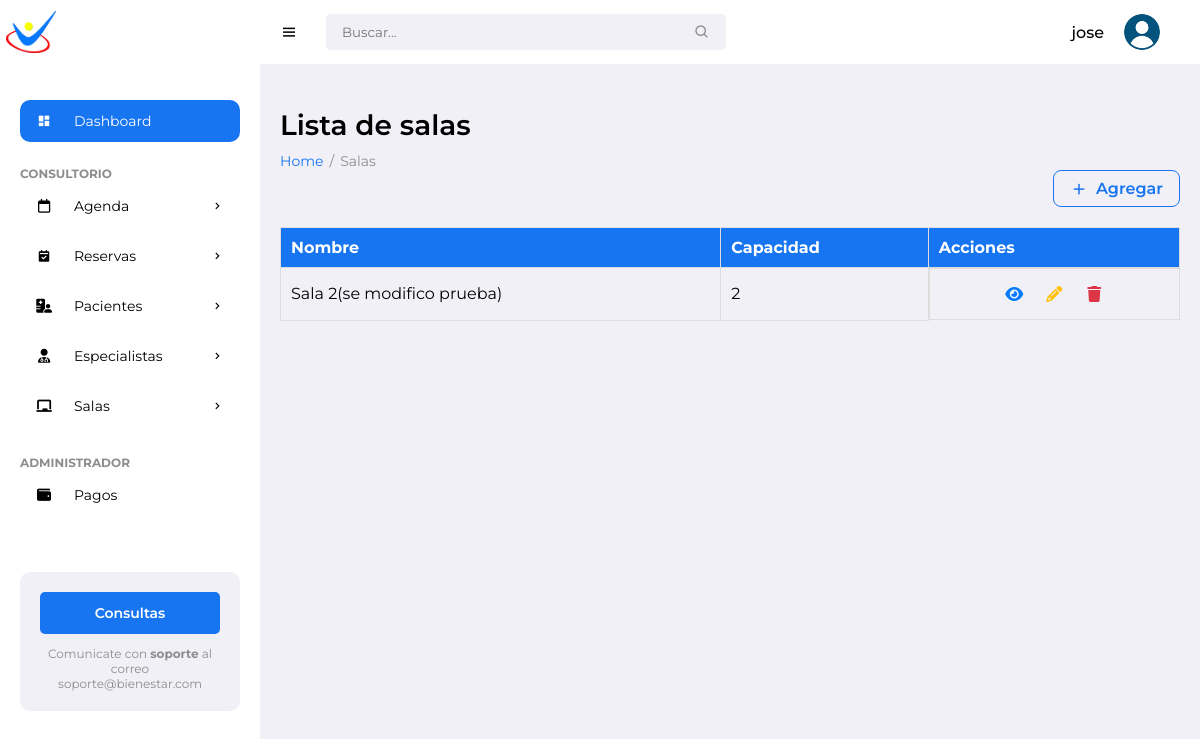
The app's page /rooms/ (signed in), older data.
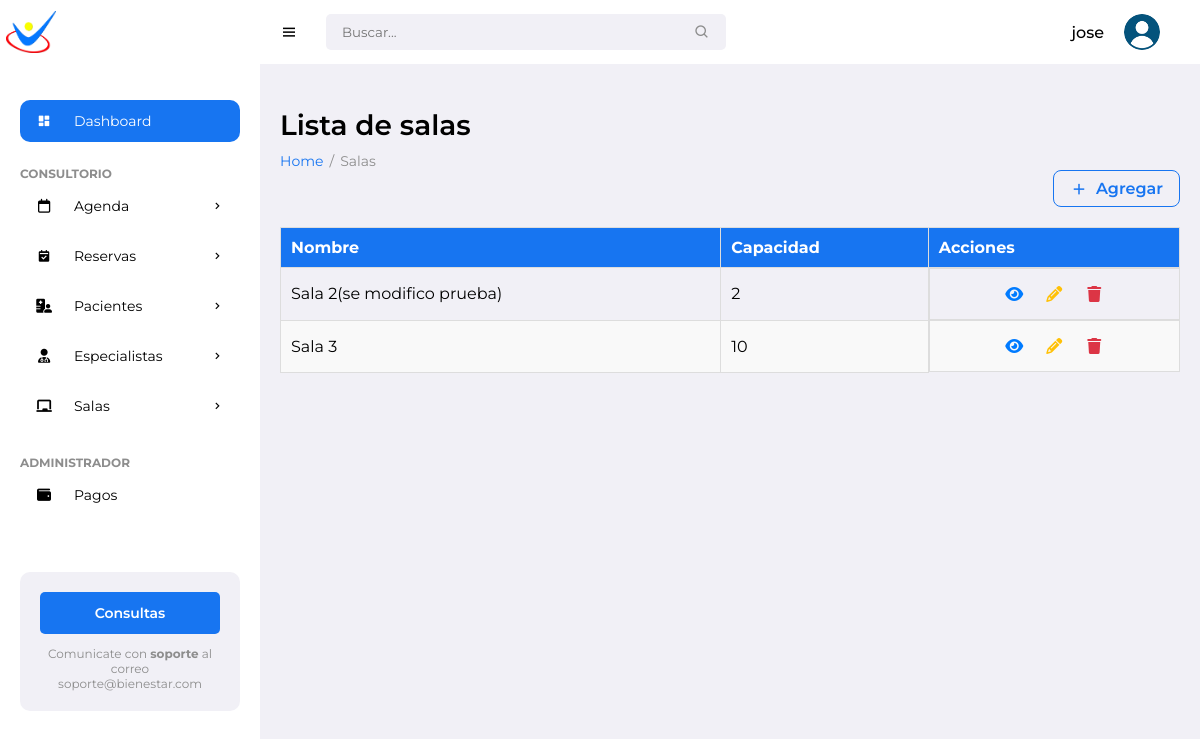
The same page, newer data.
### pacientes/models.py (models this page shows, shortened)
class Room(models.Model):
    name = models.CharField(max_length=100)
    capacity = models.IntegerField()
    location = models.CharField(max_length=100)
    specialists = models.ManyToManyField(Specialist, related_name='rooms')

### pacientes/views.py (the view)
# urls.py: path('rooms/', views.room_list, name='room_list'),
@login_required
def room_list(request):
    rooms = Room.objects.all()
    return render(request, 'pacientes/room_list.html', {'rooms': rooms})

### pacientes/templates/pacientes/room_list.html
{% extends 'pacientes/base.html' %}
{% block content %}
<h1 class="title">Lista de salas</h1>
<ul class="breadcrumbs">
    <li><a href="{% url 'patient_list' %}">Home</a></li>
    <li class="divider">/</li>
    <li><a href="#" class="active">Salas</a></li>
</ul>
<div class="data-list">
    <div class="list-header">
        <a href="{% url 'new_room' %}" class="btn-add">
            <i class='bx bx-plus'></i>
            Agregar
        </a>
    </div>
    <div class="room-list-container">
        {% if rooms %}
            <table class="table">
                <thead>
                    <tr>
                        <th>Nombre</th>
                        <th>Capacidad</th>
                        <th>Acciones</th>
                    </tr>
                </thead>
                <tbody>
                {% for room in rooms %}
                    <tr>
                        <td>{{ room.name }}</td>
                        <td>{{ room.capacity }}</td>
                        <td class="actions-tab">
                            <a href="" class="btn btn-icon view" title="Ver detalles">
                                <i class="fa-solid fa-eye"></i>
                            </a>
                            <a href="{% url 'edit_room' room.id %}" class="btn btn-icon edit" title="Editar">
                                <i class="fas fa-pencil-alt"></i>
                            </a>
                            <a href="{% url 'delete_room' room.id %}" class="btn btn-icon delete" title="Eliminar">
                                <i class="fas fa-trash"></i>
                            </a>
                        </td>
                {% endfor %}
                </tbody>
            </table>
        {% else %}
            <div class="empty-state">
                <i class='bx bx-door-open'></i>
                <p>No hay salas registradas.</p>
            </div>
        {% endif %}
    </div>
</div>
{% endblock %}

Row changes from the older to the newer data that the page shows:
added Room: name "Sala 3", capacity "10"
